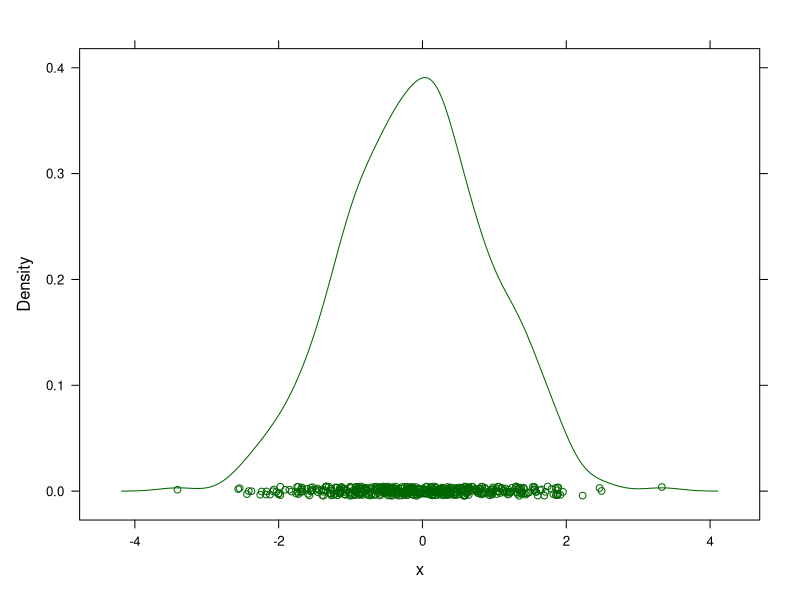
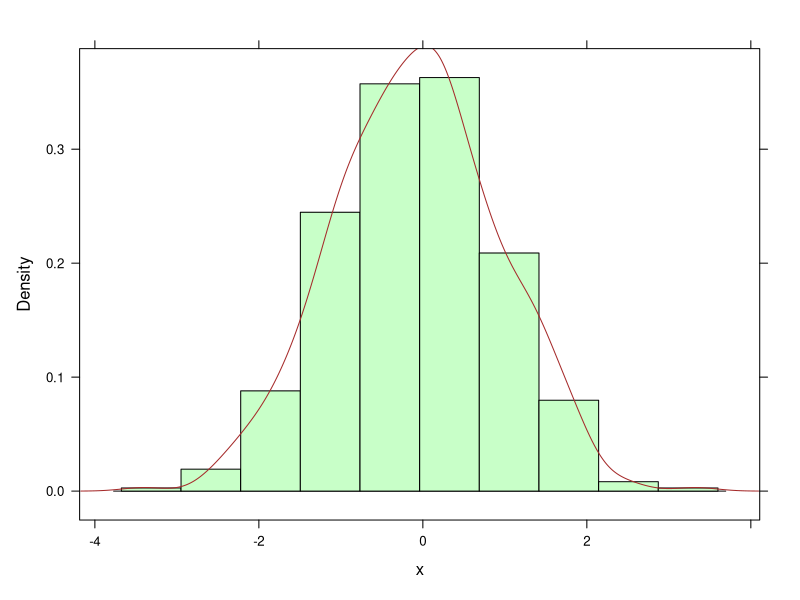
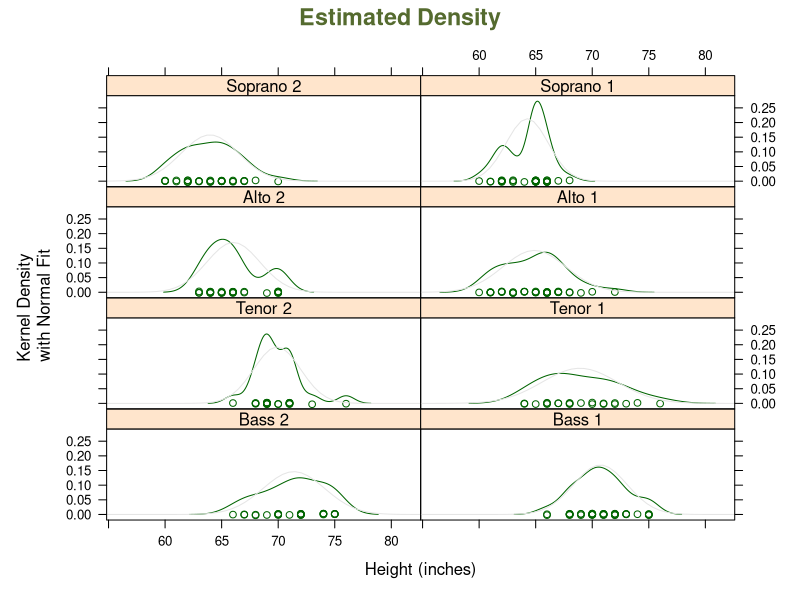
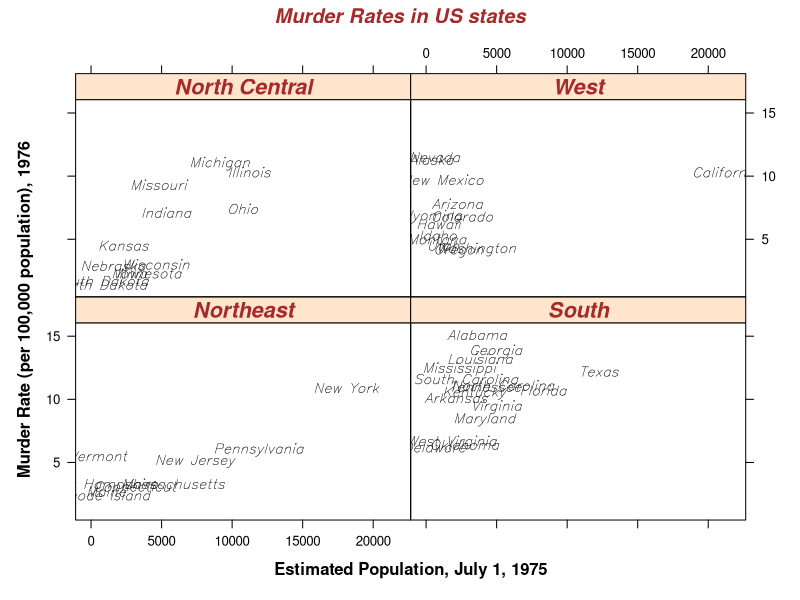
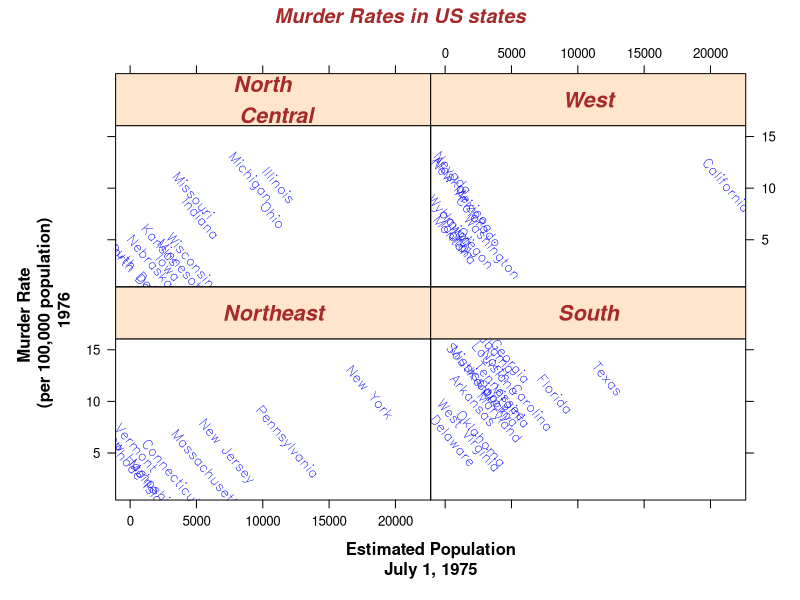
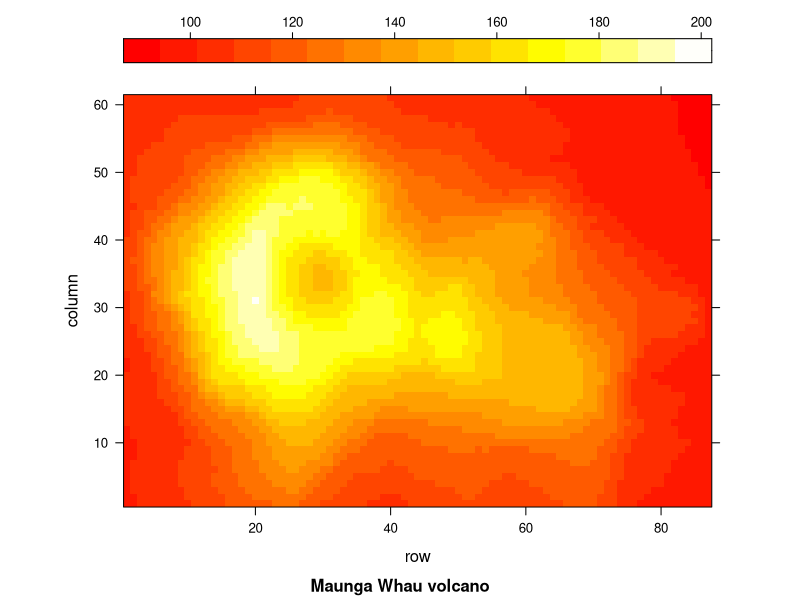
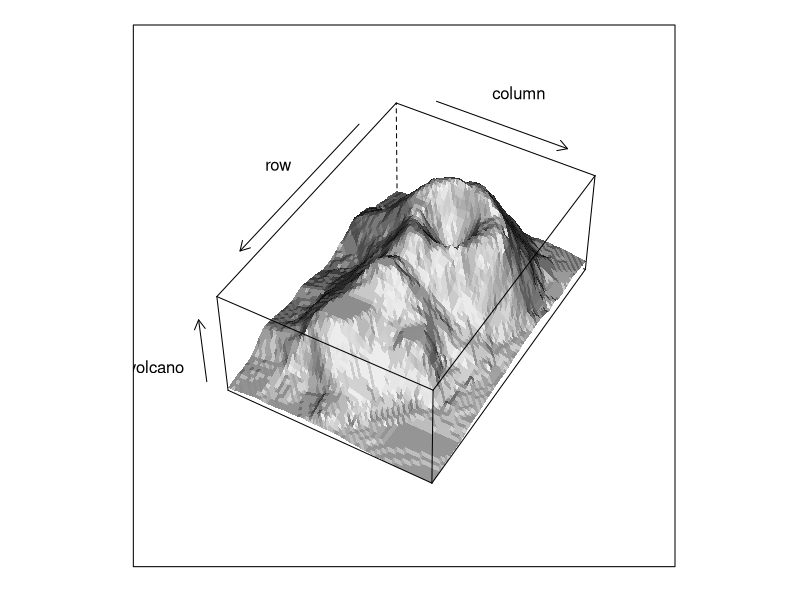
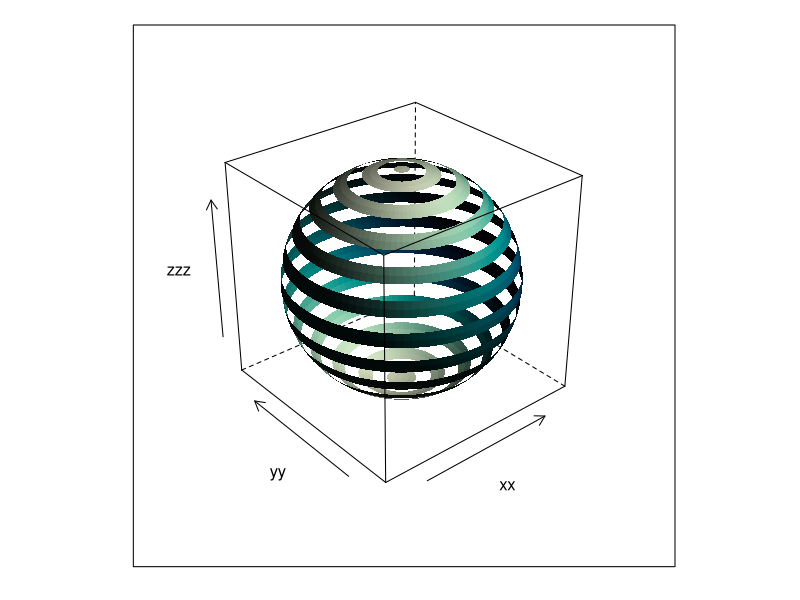

Source code (R) for these figures, in order:
#Exercises Chapter 8

#setwd("/home/diego/Learning/LearningR") #Laptop 
setwd("/home/valdeslab/Learning/LearningR") #GreenMachine
rm(list = ls()) #clear environment

#ex1
#Load the lattice package and investigate some of the possibilities by typing in
#demo(lattice). Type in ?xyplot and copy and paste some of the examples.

library(lattice)
library(grid)
demo(lattice)
?xyplot

#ex2
#Create a multipanel scatterplot in which temperature is plotted versus time
#for each station. What is immediately obvious? Do the same for each area.
#What goes wrong and how can you solve this? Add a smoother and a grid to
#each panel.

Env = read.table("RBook/RIKZENV.txt", header = TRUE)
names(Env)
str(Env)

Env$MyTime = Env$Year + Env$dDay3 / 365 #Generate time in days

xyplot(T ~ MyTime | factor(Station), 
       type = "l", strip = TRUE, col.line = 1,
       data = Env)

xyplot(T ~ Area | factor(Station), 
       type = "l", strip = TRUE, col.line = 1,
       data = Env) #No good

xyplot(T ~ MyTime | Area, 
       type = c("g","smooth", "l"),
       strip = TRUE, col.line = 1,
       data = Env)

#ex3
#Create a boxplot in which temperature is plotted versus month for each area.
#Compare with the boxplot for the salinity data and comment on the differences
#in the patterns.

#Salinity
bwplot(SAL ~ factor(Month) | Area,
       strip = strip.custom(bg = 'white'),
       cex = 0.5, layout = c(2,5),
       data = Env, 
       main = "Salinity",xlab = "Month", ylab = "Salinity",
       par.settings = list(
         box.rectangle = list(col =1),
         box.umbrella = list(col = 1),
         plot.symbol = list(cex = .5, col = 1)
       ))

#Temperature
bwplot(T ~ factor(Month) | Area,
       strip = strip.custom(bg = 'white'),
       cex = 0.5, layout = c(2,5),
       data = Env, 
       main = "Temperature", xlab = "Month", ylab = "Salinity",
       par.settings = list(
         box.rectangle = list(col =1),
         box.umbrella = list(col = 1),
         plot.symbol = list(cex = .5, col = 1)
       ))

#Ex4
#Use Cleveland dotplots to discover if there are more outliers in the salinity
#data, making a lattice plot with all stations as panels. Compare with Fig. 8.3.
#What can be noted on the scale of the y-axis? Look up the argument relation
#in the help page of xyplot and use it.

dotplot(factor(Month) ~ SAL | Station,
        jitter.x = TRUE, #Adds variations to show multiple observations
        col = 1,
        data = Env, 
        strip = strip.custom(bg = 'white'),
        cex = 0.5, ylab = "Month", xlab = "Salinity")

#From answer key, with a few modifications
dotplot(factor(Month) ~ SAL | Station,
        strip = strip.custom(bg = 'white'),
        scales = list (
          y = list (relation = "free",  cex = .6),
          x = list (cex = .6)
          ),
        cex = .2,pch=16,
        data = Env, xlab = "Month",
        ylab = "Salinity")









